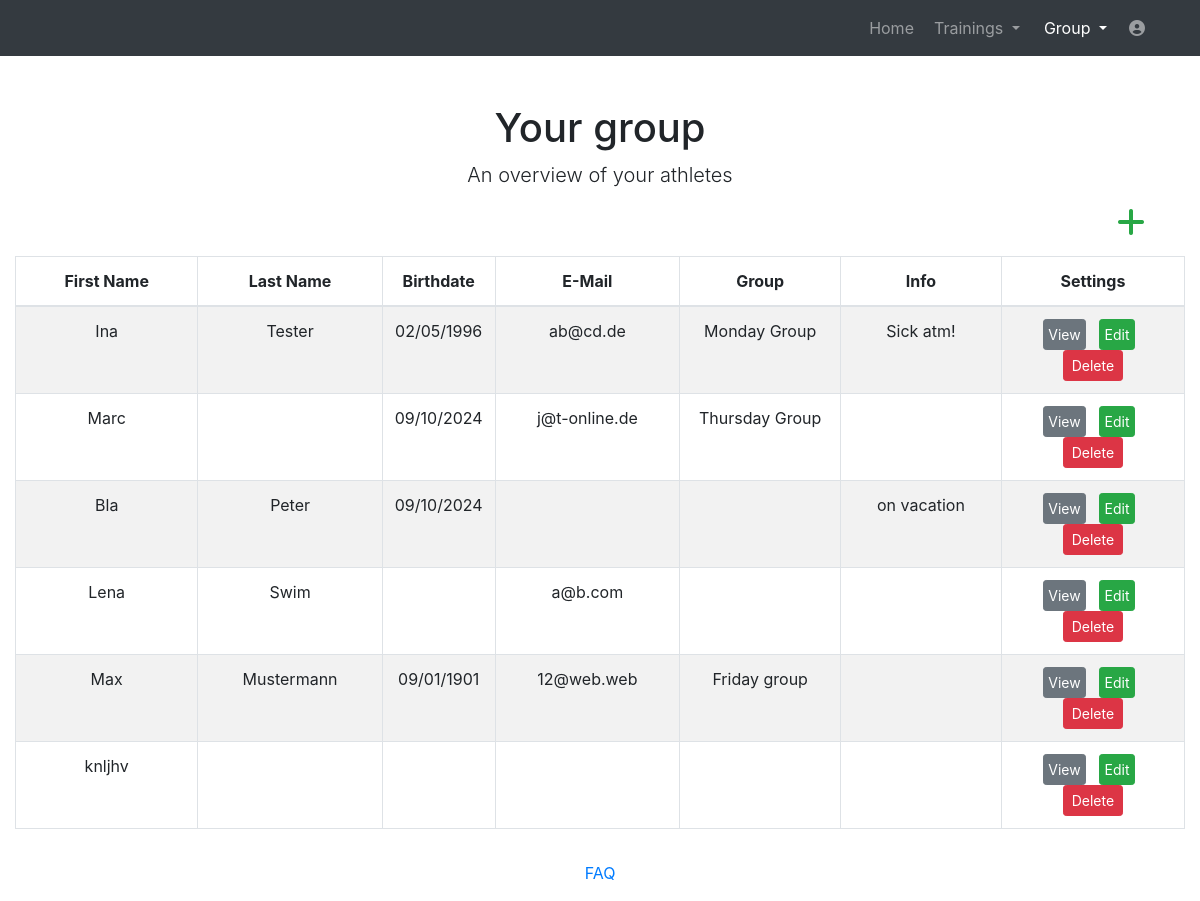
The page /website/group (signed in) on the database as committed earlier.
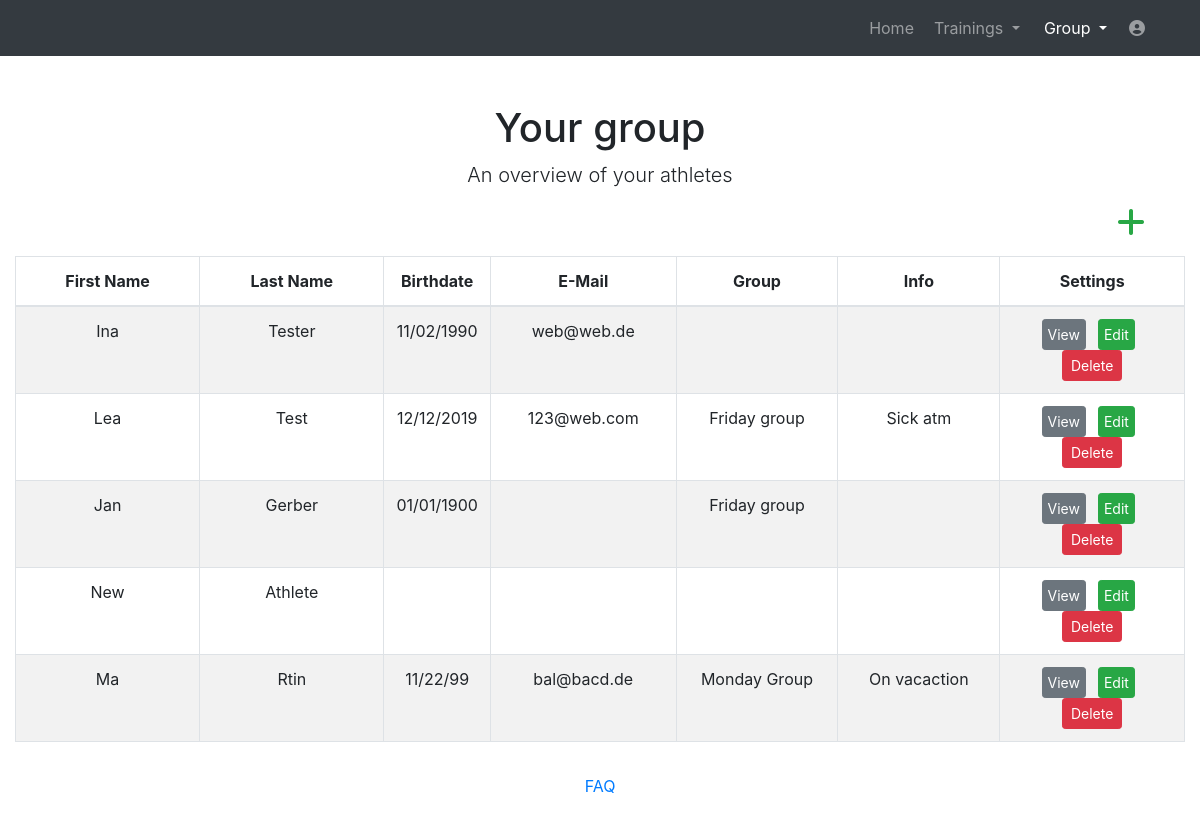
The same page on the database as committed later.
### website/models.py (models this page shows)
class Swimmer(models.Model):
    first_name = models.CharField(max_length=30)
    last_name = models.CharField(max_length=30)
    birthdate = models.CharField(max_length=30, null=True, default='')
    email = models.CharField(max_length=30)
    group = models.CharField(max_length=30, default='')
    info = models.CharField(max_length=828, null=True, default='')
    user = models.ForeignKey(User, on_delete=models.CASCADE)

### website/views_loggedin.py (the view)
# urls.py: path('group', views_loggedin.group, name='group'),
@login_required
def group(request):
    user = request.user
    swimmer = Swimmer.objects.filter(user=user)
    return render(request, 'group.html', context={'swimmer': swimmer})

### templates/group.html (shortened to what this page needs)
<!DOCTYPE html>
<html lang="en">
<head>
  {% load static %}
  <link href="{% static 'vendor/bootstrap/css/bootstrap.min.css' %}" rel="stylesheet">
  <link media="screen" href="{% static 'css/plan.css' %}" rel="stylesheet">
  <link href="{% static 'vendor/fontawesome-free/css/all.min.css' %}" rel="stylesheet" type="text/css">
  <link href="//netdna.bootstrapcdn.com/font-awesome/3.2.1/css/font-awesome.css" rel="stylesheet">
<body>
  <nav class="navbar navbar-expand-lg navbar-dark bg-dark static-top">
    <div class="container">
      <div class="collapse navbar-collapse" id="navbarResponsive">
        <ul class="navbar-nav ml-auto">
          <li class="nav-item ">
            <a class="nav-link" href="home">Home</a>
          </li>
		  <li class="nav-item dropdown no-arrow mx-1">
			<a class="nav-link dropdown-toggle" href="#" id="messagesDropdown" role="button" data-toggle="dropdown" aria-haspopup="true" aria-expanded="false">
					Trainings
			</a>
		  </li>
          <li class="nav-item dropdown no-arrow mx-1 active">
			<a class="nav-link dropdown-toggle" href="#" id="messagesDropdown" role="button" data-toggle="dropdown" aria-haspopup="true" aria-expanded="false">
					Group
			</a>
		  </li>
		   <li class="nav-item dropdown no-arrow">
			<a class="nav-link " href="#" id="userDropdown" role="button" data-toggle="dropdown" aria-haspopup="true" aria-expanded="false">
			  <i class="fas fa-user-circle fa-fw"></i>
			</a>
		  </li>
        </ul>
      </div>
    </div>
  </nav>
  <div class="container">
    <div class="row">
      <div class="col-lg-12 text-center">
        <h1 class="mt-5">Your group</h1>
        <p class="lead">An overview of your athletes</p>
      </div>
    </div>
  </div>
    <div class="container" style="max-width: 1340px;">
    {% include 'grouptable.html' %}
  </div>
    <footer class="page-footer font-small blue">
      <div class="footer-copyright text-center py-3">
        <a href="help"> FAQ</a>
      </div>
    </footer>
</body>
</html>

### templates/grouptable.html (shortened to what this page needs)
{% load static %}
    <div>
      <div >
        <div id="table" class="table-editable">
          <span class="table-add float-right mb-3 mr-2">
              <a href="{% url 'newathlete' %}" class="text-success" style="margin-right: 2.0rem !important;">
                <i class="fas fa-plus fa-2x" aria-hidden="true"></i>
              </a>
          </span>
          <table id="mytable" class="table table-bordered table-responsive-md table-striped text-center">
            <thead>
              <tr>
                <th class="text-center" style="width:16%;">First Name</th>
                <th class="text-center" style="width:16%;">Last Name</th>
                <th class="text-center" style="width:8%;">Birthdate</th>
                <th class="text-center" style="width:16%;">E-Mail</th>
                <th class="text-center" style="width:14%;">Group</th>
                <th class="text-center" style="width:14%;">Info</th>
                <th class="text-center" style="width:18%;">Settings</th>
              </tr>
            </thead>
            <tbody>
             {% for b in swimmer %}
              <tr>
                <td>{{ b.first_name}}</td>
                <td>{{ b.last_name }}</td>
                <td>{{ b.birthdate}}</td>
                <td>{{ b.email }}</td>
                <td>{{ b.group }}</td>
                <td>{{ b.info }}</td>
                <td>
                  <a href="{% url 'showathlete' athlete_id=b.pk %}" class="btn btn-secondary btn-rounded btn-sm my-0" style="padding-left: 3%; padding-right:3%; margin-right:5%;" >View</a>
                  <a href="{% url 'alterathlete' athlete_id=b.pk %}" class="btn btn-success btn-rounded btn-sm my-0" style="padding-left: 3%; padding-right:3%; margin-right:5%;" >Edit</a>
                  <span>
                    <a href="" class="btn btn-danger btn-rounded btn-sm my-0"  data-toggle="modal" data-target="#deleteModal{{b.pk}}" >Delete</a>
                  </span>
                </td>
              </tr>
             {% endfor %}
            </tbody>
          </table>
        </div>
      </div>
    </div>

Rows that differ between the two databases and show on the page:
removed Swimmer: first_name "Lena", last_name "Swim", email "a@b.com"
removed Swimmer: first_name "knljhv"
changed Swimmer "Ina": birthdate "02/05/1996" → "11/02/1990"; email "ab@cd.de" → "web@web.de"; group "Monday Group" → (not shown); info "Sick atm!" → (not shown)
changed Swimmer: first_name "Marc" → "Lea"; last_name (not shown) → "Test"; birthdate "09/10/2024" → "12/12/2019"; email "j@t-online.de" → "123@web.com"; group "Thursday Group" → "Friday group"; info (not shown) → "Sick atm"
changed Swimmer: first_name "Bla" → "Jan"; last_name "Peter" → "Gerber"; birthdate "09/10/2024" → "01/01/1900"; group (not shown) → "Friday group"; info "on vacation" → (not shown)
added Swimmer: first_name "New", last_name "Athlete"
changed Swimmer: first_name "Max" → "Ma"; last_name "Mustermann" → "Rtin"; birthdate "09/01/1901" → "11/22/99"; email "12@web.web" → "bal@bacd.de"; group "Friday group" → "Monday Group"; info (not shown) → "On vacaction"
